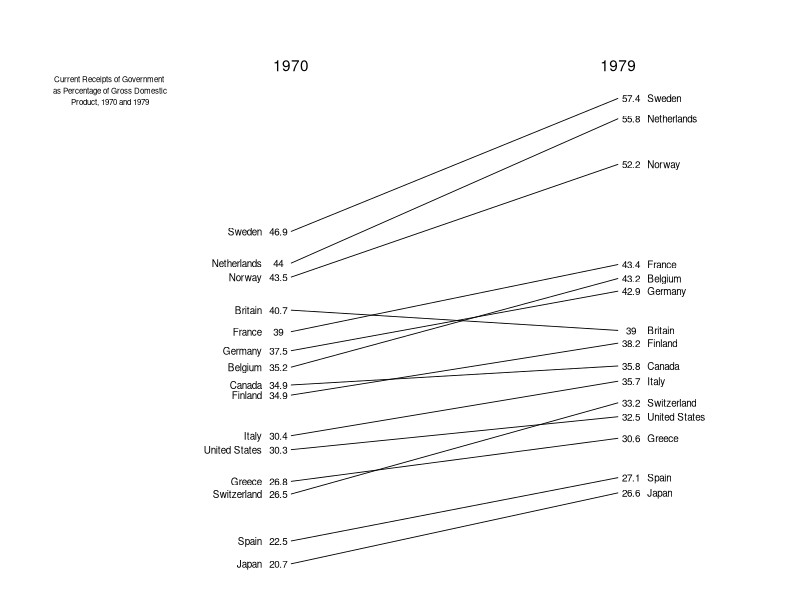
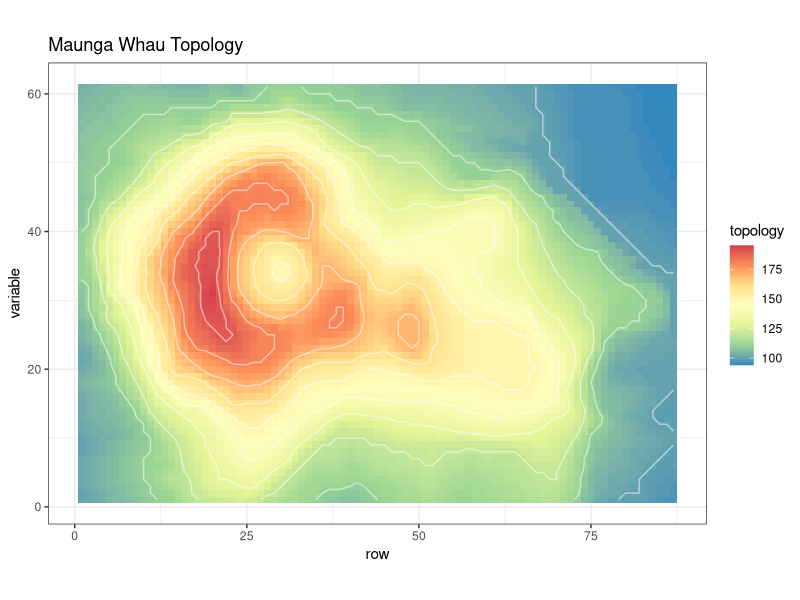
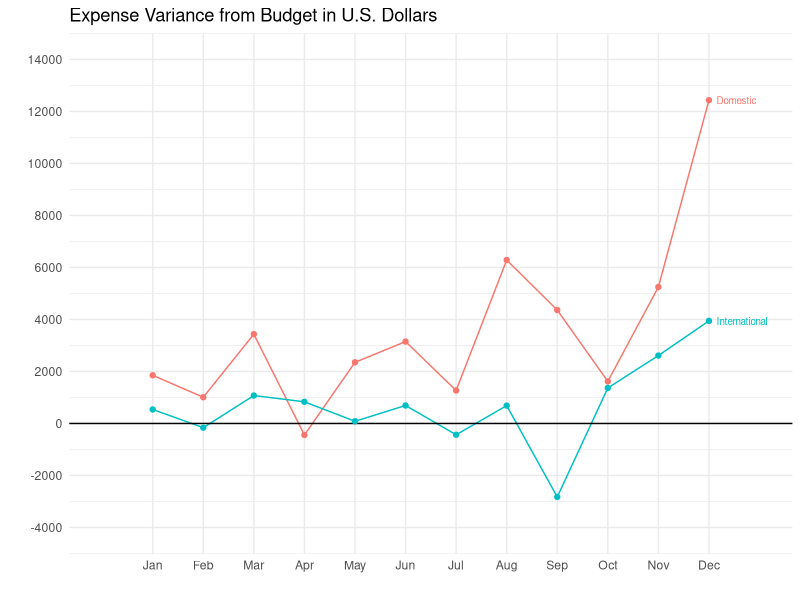
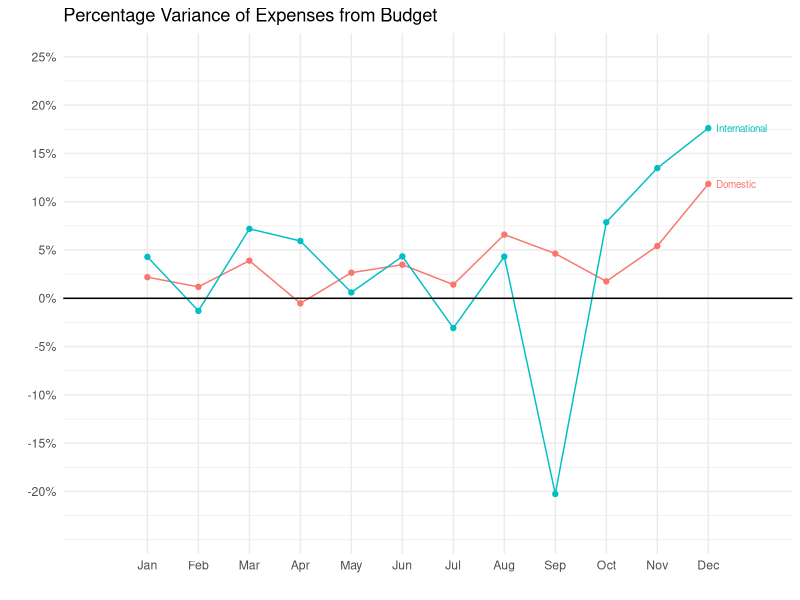

Generate these figures, in order, with R:
## ---- chunk 1
knitr::opts_chunk$set(echo = TRUE, warning = FALSE, message = FALSE, 
                      fig.show = "hold")
library(tidyverse)
library(ggrepel)
rm(list = ls())
## ---- chunk 2
tax <- tribble(
  ~ Country,     ~ `1970`, ~ `1979`,
  "Sweden",          46.9,     57.4,
  "Netherlands",     44.0,     55.8,
  "Norway",          43.5,     52.2,
  "Britain",         40.7,     39.0,
  "France",          39.0,     43.4,
  "Germany",         37.5,     42.9,
  "Belgium",         35.2,     43.2,
  "Canada",          34.9,     35.8,
  "Finland",         34.9,     38.2,
  "Italy",           30.4,     35.7,
  "United States",   30.3,     32.5,
  "Greece",          26.8,     30.6,
  "Switzerland",     26.5,     33.2,
  "Spain",           22.5,     27.1,
  "Japan",           20.7,     26.6
)

tidytax <- tax %>% 
  gather(`1970`, `1979`, key = "year", value = "GDP", convert = T)
## ---- chunk 3
tidytax$adj <- c(46.9, 44.4, 43.3, 40.7, 39.0, 37.5, 36.2, 34.8, 34.0, 30.8, 29.7, 27.2, 26.2, 22.5, 20.7, 57.4, 55.8, 52.2, 39.1, 44.3, 42.2, 43.2, 36.3, 38.1, 35.1, 32.3, 30.6, 33.4, 27.5, 26.3)
ggplot(tidytax)+
  geom_line(aes(x = year, y = adj, group = Country), size = .3)+
  theme_void()+
  xlab("")+
  ylab("")+
  scale_y_continuous(limits = c(20, 63))+
  scale_x_continuous(limits = c(1963, 1983))+
  geom_text(data = filter(tidytax, year == 1970),
                  aes(x = year, y = adj, label = Country),
                  nudge_x = -.8, hjust = 1, size = 2.5)+
  geom_text(data = filter(tidytax, year == 1970), 
                  aes(x = year, y = adj, label = GDP), 
                  nudge_x=-.35,size = 2.5)+
  geom_text(data = filter(tidytax, year == 1979), 
                  aes(x = year, y = adj, label = Country), size = 2.5,
                  nudge_x = 0.8, hjust = 0)+
  geom_text(data = filter(tidytax, year == 1979), 
                  aes(x = year, y = adj, label = GDP),
                  nudge_x = 0.35, size = 2.5)+
  annotate("text", x = c(1970, 1979), y = 60, 
           label = c("1970", "1979"))+
  annotate("text", x = 1965, y = 58, 
    label = "Current Receipts of Government\n as Percentage of Gross Domestic\n Product, 1970 and 1979", 
    size = 2)
## ---- chunk 4
volcano_tbl <- as_tibble(volcano)
colnames(volcano_tbl) <- 1:ncol(volcano) 
volcano_tbl$row <- 1:nrow(volcano_tbl)

volcano_tbl_new <- gather(volcano_tbl,variable,topology,-row,convert = TRUE)
ggplot(volcano_tbl_new, aes(x=row, y=variable,z=topology,fill=topology))  + 
  geom_tile() + 
  coord_equal() +
  geom_contour(color = "white", alpha = 0.5) + 
  scale_fill_distiller(palette="Spectral", na.value="white") + 
  theme_bw() +
  labs(title = "Maunga Whau Topology")
## ---- chunk 5
budget <- tribble(
  ~ Expenses,             ~ Jan, ~ Feb, ~ Mar, ~ Apr, ~ May, ~ Jun, ~ Jul, ~ Aug, ~ Sep, ~ Oct, ~ Nov, ~ Dec,
  "Domestic Actual",      84853, 84838, 88103, 85072, 88723, 90384, 89374, 95273, 94239, 92394, 96934, 105034,
  "Domestic Budget",      83000, 83830, 84668, 85515, 86370, 87234, 88106, 88987, 89877, 90776, 91684, 92600,
  "International Actual", 12538, 12438, 14934, 14033, 13945, 15938, 14086, 15934, 13945, 17338, 19384, 22394,
  "International Budget", 12000, 12600, 13860, 13200, 13860, 15246, 14520, 15246, 16771, 15972, 16771, 18448
)

budget_new <- gather(budget,variable,value,-Expenses)

a <- subset(budget_new,Expenses=="Domestic Actual")$value
b <- subset(budget_new,Expenses=="Domestic Budget")$value
c <- subset(budget_new,Expenses=="International Actual")$value
d <- subset(budget_new,Expenses=="International Budget")$value

Domestic_difference <- a-b
International_difference <- c-d
Domestic_proportion <- (a-b)/a
International_proportion <- (c-d)/c
Month <- factor(subset(budget_new, Expenses=="Domestic Actual")$variable, levels=c("Jan","Feb","Mar","Apr","May","Jun","Jul","Aug","Sep",
                                                "Oct","Nov","Dec"))

budget_diff <- tibble(Domestic_difference,International_difference,
                      Domestic_proportion,International_proportion,Month)
budget_diff_new<- gather(budget_diff[c(1,2,5)],key="Type1",
                         value="Difference",Domestic_difference,
                         International_difference,-Month) %>%
                        mutate(Type=gsub("_.*","",Type1))

ggplot(budget_diff_new,aes(x=Month,y=Difference,group=Type,colour=Type))+
  geom_line()+
  theme_minimal()+
  geom_hline(yintercept=0)+
  geom_point()+ylab("")+xlab("")+
  scale_y_continuous(breaks = seq(-4000,14000,2000),
                     limits=c(-4100,14100)) +
  geom_text(data = filter(budget_diff_new, Month == "Dec"), 
                  aes(x = Month, y = Difference, label = Type),
                  nudge_x = 0.15, hjust = 0, size = 2.5)+
  scale_x_discrete(expand=c(.15,0))+
  theme(legend.position="none")+
  labs(title = "Expense Variance from Budget in U.S. Dollars")

budget_diff2 <- gather(budget_diff[c(3,4,5)],key="Type1",
                       value="Difference",Domestic_proportion,
                                 International_proportion,-Month) %>%
                        mutate(Type=gsub("_.*","",Type1))

ggplot(budget_diff2,aes(x=Month,y=Difference,group=Type,colour=Type))+
  geom_line()+
  theme_minimal()+
  geom_hline(yintercept=0)+
  geom_point()+ylab("")+xlab("")+
  scale_y_continuous(labels=scales::percent, 
                     breaks = seq(-.2,.25,.05),
                     limits=c(-.24,.25)) +
  geom_text(data = filter(budget_diff2, Month == "Dec"), 
                  aes(x = Month, y = Difference, label = Type),
                  nudge_x = 0.15, hjust = 0, size = 2.5)+
  scale_x_discrete(expand=c(.15,0))+
  theme(legend.position="none")+
  labs(title = "Percentage Variance of Expenses from Budget")

